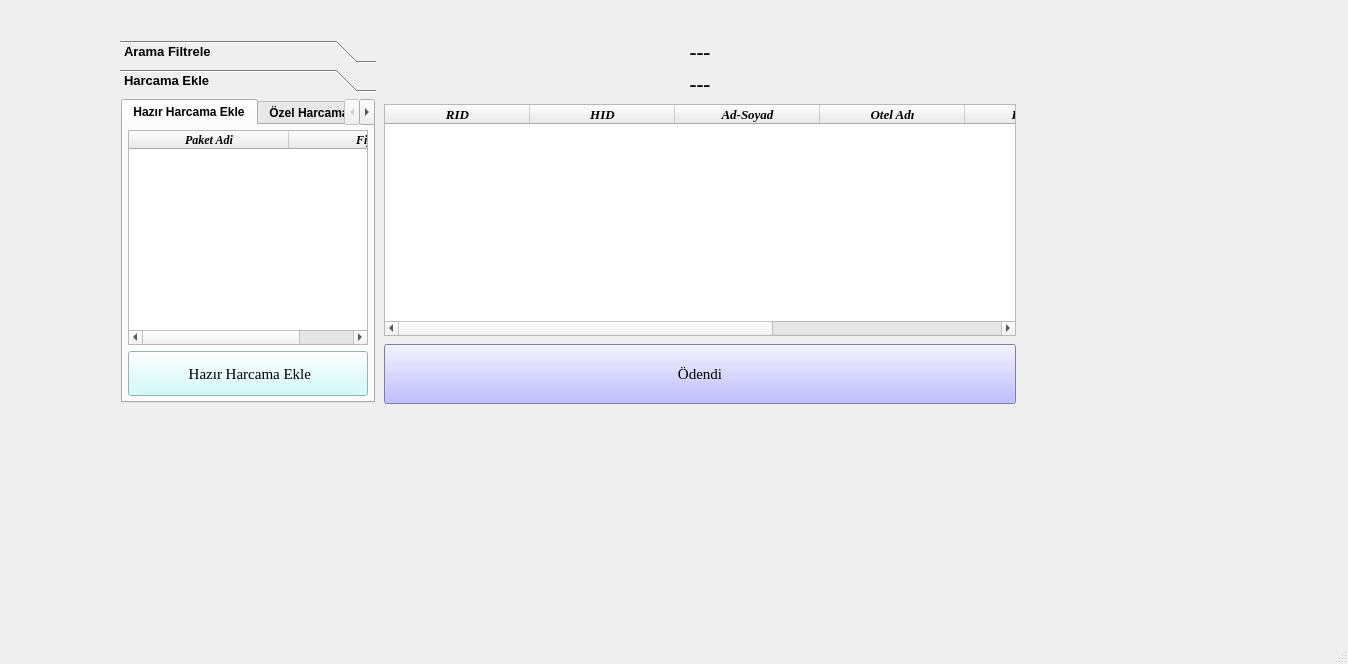
<?xml version="1.0" encoding="UTF-8"?>
<ui version="4.0">
 <class>hesap_MainWindow</class>
 <widget class="QMainWindow" name="hesap_MainWindow">
  <property name="geometry">
   <rect>
    <x>0</x>
    <y>0</y>
    <width>1348</width>
    <height>664</height>
   </rect>
  </property>
  <property name="windowTitle">
   <string>Hesap Ekranı</string>
  </property>
  <widget class="QWidget" name="centralwidget">
   <widget class="QWidget" name="">
    <property name="geometry">
     <rect>
      <x>120</x>
      <y>40</y>
      <width>896</width>
      <height>364</height>
     </rect>
    </property>
    <layout class="QHBoxLayout" name="horizontalLayout_2" stretch="17,42">
     <property name="spacing">
      <number>8</number>
     </property>
     <item>
      <widget class="QToolBox" name="toolBox">
       <property name="font">
        <font>
         <pointsize>10</pointsize>
         <weight>75</weight>
         <bold>true</bold>
        </font>
       </property>
       <property name="currentIndex">
        <number>1</number>
       </property>
       <widget class="QWidget" name="page">
        <property name="geometry">
         <rect>
          <x>0</x>
          <y>0</y>
          <width>255</width>
          <height>290</height>
         </rect>
        </property>
        <attribute name="label">
         <string>Arama Filtrele</string>
        </attribute>
        <layout class="QGridLayout" name="gridLayout_2">
         <property name="leftMargin">
          <number>1</number>
         </property>
         <property name="topMargin">
          <number>1</number>
         </property>
         <property name="rightMargin">
          <number>1</number>
         </property>
         <property name="bottomMargin">
          <number>1</number>
         </property>
         <item row="0" column="0">
          <widget class="QTabWidget" name="tabWidget_2">
           <property name="font">
            <font>
             <pointsize>9</pointsize>
             <weight>75</weight>
             <bold>true</bold>
            </font>
           </property>
           <property name="currentIndex">
            <number>1</number>
           </property>
           <widget class="QWidget" name="tab_4">
            <attribute name="title">
             <string>Otel </string>
            </attribute>
            <layout class="QVBoxLayout" name="verticalLayout_6">
             <property name="leftMargin">
              <number>5</number>
             </property>
             <property name="topMargin">
              <number>5</number>
             </property>
             <property name="rightMargin">
              <number>5</number>
             </property>
             <property name="bottomMargin">
              <number>5</number>
             </property>
             <item>
              <widget class="QComboBox" name="comboBox_otel">
               <property name="font">
                <font>
                 <pointsize>11</pointsize>
                </font>
               </property>
              </widget>
             </item>
            </layout>
           </widget>
           <widget class="QWidget" name="tab_3">
            <attribute name="title">
             <string>Aktivite</string>
            </attribute>
            <layout class="QVBoxLayout" name="verticalLayout_4">
             <property name="leftMargin">
              <number>5</number>
             </property>
             <property name="topMargin">
              <number>5</number>
             </property>
             <property name="rightMargin">
              <number>5</number>
             </property>
             <property name="bottomMargin">
              <number>5</number>
             </property>
             <item>
              <widget class="QComboBox" name="comboBox_aktivite">
               <property name="font">
                <font>
                 <pointsize>11</pointsize>
                </font>
               </property>
              </widget>
             </item>
            </layout>
           </widget>
          </widget>
         </item>
        </layout>
       </widget>
       <widget class="QWidget" name="page_2">
        <property name="geometry">
         <rect>
          <x>0</x>
          <y>0</y>
          <width>255</width>
          <height>290</height>
         </rect>
        </property>
        <attribute name="label">
         <string>Harcama Ekle</string>
        </attribute>
        <layout class="QGridLayout" name="gridLayout_3">
         <property name="leftMargin">
          <number>1</number>
         </property>
         <property name="topMargin">
          <number>1</number>
         </property>
         <property name="rightMargin">
          <number>1</number>
         </property>
         <property name="bottomMargin">
          <number>1</number>
         </property>
         <item row="0" column="0">
          <widget class="QTabWidget" name="tabWidget">
           <property name="minimumSize">
            <size>
             <width>140</width>
             <height>0</height>
            </size>
           </property>
           <property name="font">
            <font>
             <pointsize>9</pointsize>
             <weight>75</weight>
             <bold>true</bold>
            </font>
           </property>
           <property name="currentIndex">
            <number>0</number>
           </property>
           <widget class="QWidget" name="tab">
            <attribute name="title">
             <string>Hazır Harcama Ekle</string>
            </attribute>
            <layout class="QGridLayout" name="gridLayout_5">
             <property name="leftMargin">
              <number>5</number>
             </property>
             <property name="topMargin">
              <number>5</number>
             </property>
             <property name="rightMargin">
              <number>5</number>
             </property>
             <property name="bottomMargin">
              <number>5</number>
             </property>
             <item row="0" column="0">
              <layout class="QGridLayout" name="gridLayout">
               <item row="0" column="0">
                <widget class="QTableWidget" name="paketlerTablosu">
                 <property name="sizePolicy">
                  <sizepolicy hsizetype="Preferred" vsizetype="Preferred">
                   <horstretch>98</horstretch>
                   <verstretch>100</verstretch>
                  </sizepolicy>
                 </property>
                 <property name="minimumSize">
                  <size>
                   <width>140</width>
                   <height>0</height>
                  </size>
                 </property>
                 <property name="maximumSize">
                  <size>
                   <width>400</width>
                   <height>1677721</height>
                  </size>
                 </property>
                 <property name="font">
                  <font>
                   <family>Times New Roman</family>
                   <pointsize>9</pointsize>
                   <weight>75</weight>
                   <italic>true</italic>
                   <bold>true</bold>
                  </font>
                 </property>
                 <property name="editTriggers">
                  <set>QAbstractItemView::NoEditTriggers</set>
                 </property>
                 <property name="alternatingRowColors">
                  <bool>true</bool>
                 </property>
                 <property name="selectionMode">
                  <enum>QAbstractItemView::SingleSelection</enum>
                 </property>
                 <property name="selectionBehavior">
                  <enum>QAbstractItemView::SelectRows</enum>
                 </property>
                 <property name="verticalScrollMode">
                  <enum>QAbstractItemView::ScrollPerPixel</enum>
                 </property>
                 <property name="horizontalScrollMode">
                  <enum>QAbstractItemView::ScrollPerPixel</enum>
                 </property>
                 <property name="gridStyle">
                  <enum>Qt::NoPen</enum>
                 </property>
                 <property name="rowCount">
                  <number>0</number>
                 </property>
                 <property name="columnCount">
                  <number>2</number>
                 </property>
                 <attribute name="horizontalHeaderDefaultSectionSize">
                  <number>160</number>
                 </attribute>
                 <attribute name="horizontalHeaderShowSortIndicator" stdset="0">
                  <bool>false</bool>
                 </attribute>
                 <attribute name="horizontalHeaderStretchLastSection">
                  <bool>true</bool>
                 </attribute>
                 <attribute name="verticalHeaderVisible">
                  <bool>false</bool>
                 </attribute>
                 <attribute name="verticalHeaderDefaultSectionSize">
                  <number>25</number>
                 </attribute>
                 <attribute name="verticalHeaderMinimumSectionSize">
                  <number>20</number>
                 </attribute>
                 <attribute name="verticalHeaderStretchLastSection">
                  <bool>false</bool>
                 </attribute>
                 <column>
                  <property name="text">
                   <string>Paket Adi</string>
                  </property>
                 </column>
                 <column>
                  <property name="text">
                   <string>Fiyat</string>
                  </property>
                 </column>
                </widget>
               </item>
               <item row="1" column="0">
                <widget class="QPushButton" name="harcamaEkle_pushButton">
                 <property name="sizePolicy">
                  <sizepolicy hsizetype="Expanding" vsizetype="Fixed">
                   <horstretch>0</horstretch>
                   <verstretch>0</verstretch>
                  </sizepolicy>
                 </property>
                 <property name="minimumSize">
                  <size>
                   <width>120</width>
                   <height>45</height>
                  </size>
                 </property>
                 <property name="font">
                  <font>
                   <family>Times New Roman</family>
                   <pointsize>11</pointsize>
                  </font>
                 </property>
                 <property name="styleSheet">
                  <string notr="true">background-color:rgb(200, 250, 250)</string>
                 </property>
                 <property name="text">
                  <string> Hazır Harcama Ekle</string>
                 </property>
                </widget>
               </item>
              </layout>
             </item>
            </layout>
           </widget>
           <widget class="QWidget" name="tab_2">
            <attribute name="title">
             <string>Özel Harcama Ekle</string>
            </attribute>
            <layout class="QGridLayout" name="gridLayout_6">
             <property name="leftMargin">
              <number>5</number>
             </property>
             <property name="topMargin">
              <number>5</number>
             </property>
             <property name="rightMargin">
              <number>5</number>
             </property>
             <property name="bottomMargin">
              <number>5</number>
             </property>
             <item row="0" column="1">
              <layout class="QFormLayout" name="formLayout">
               <property name="horizontalSpacing">
                <number>10</number>
               </property>
               <property name="verticalSpacing">
                <number>10</number>
               </property>
               <item row="0" column="0">
                <widget class="QLabel" name="label_3">
                 <property name="font">
                  <font>
                   <family>Times New Roman</family>
                   <pointsize>10</pointsize>
                   <weight>75</weight>
                   <bold>true</bold>
                  </font>
                 </property>
                 <property name="text">
                  <string>Paket Adı :</string>
                 </property>
                 <property name="alignment">
                  <set>Qt::AlignCenter</set>
                 </property>
                </widget>
               </item>
               <item row="0" column="1">
                <widget class="QLineEdit" name="paketEkleadi_lineEdit">
                 <property name="sizePolicy">
                  <sizepolicy hsizetype="Expanding" vsizetype="Fixed">
                   <horstretch>0</horstretch>
                   <verstretch>0</verstretch>
                  </sizepolicy>
                 </property>
                 <property name="font">
                  <font>
                   <family>Times New Roman</family>
                   <pointsize>10</pointsize>
                   <weight>75</weight>
                   <bold>true</bold>
                  </font>
                 </property>
                 <property name="inputMask">
                  <string/>
                 </property>
                 <property name="maxLength">
                  <number>100</number>
                 </property>
                </widget>
               </item>
               <item row="1" column="0">
                <widget class="QLabel" name="label_4">
                 <property name="font">
                  <font>
                   <family>Times New Roman</family>
                   <pointsize>10</pointsize>
                   <weight>75</weight>
                   <bold>true</bold>
                  </font>
                 </property>
                 <property name="text">
                  <string>Fiyat:</string>
                 </property>
                 <property name="alignment">
                  <set>Qt::AlignCenter</set>
                 </property>
                </widget>
               </item>
               <item row="1" column="1">
                <widget class="QLineEdit" name="paketEklefiyat_lineEdit">
                 <property name="sizePolicy">
                  <sizepolicy hsizetype="Expanding" vsizetype="Fixed">
                   <horstretch>0</horstretch>
                   <verstretch>0</verstretch>
                  </sizepolicy>
                 </property>
                 <property name="font">
                  <font>
                   <family>Times New Roman</family>
                   <pointsize>10</pointsize>
                   <weight>75</weight>
                   <bold>true</bold>
                  </font>
                 </property>
                 <property name="inputMask">
                  <string/>
                 </property>
                 <property name="maxLength">
                  <number>15</number>
                 </property>
                </widget>
               </item>
              </layout>
             </item>
             <item row="1" column="1">
              <widget class="QPushButton" name="ozelharcamaEkle_pushButton">
               <property name="sizePolicy">
                <sizepolicy hsizetype="Expanding" vsizetype="Fixed">
                 <horstretch>0</horstretch>
                 <verstretch>0</verstretch>
                </sizepolicy>
               </property>
               <property name="minimumSize">
                <size>
                 <width>0</width>
                 <height>45</height>
                </size>
               </property>
               <property name="font">
                <font>
                 <family>Times New Roman</family>
                 <pointsize>11</pointsize>
                </font>
               </property>
               <property name="styleSheet">
                <string notr="true">background-color:rgb(200, 250, 250)</string>
               </property>
               <property name="text">
                <string>Harcama Ekle</string>
               </property>
              </widget>
             </item>
            </layout>
           </widget>
          </widget>
         </item>
        </layout>
       </widget>
      </widget>
     </item>
     <item>
      <layout class="QVBoxLayout" name="verticalLayout_3">
       <item>
        <layout class="QHBoxLayout" name="horizontalLayout_4">
         <item>
          <layout class="QVBoxLayout" name="verticalLayout_5">
           <item>
            <widget class="QLabel" name="Tarihbaslik_label">
             <property name="font">
              <font>
               <family>Times New Roman</family>
               <pointsize>16</pointsize>
               <weight>75</weight>
               <bold>true</bold>
              </font>
             </property>
             <property name="text">
              <string>---</string>
             </property>
             <property name="alignment">
              <set>Qt::AlignCenter</set>
             </property>
            </widget>
           </item>
           <item>
            <widget class="QLabel" name="baslik_label">
             <property name="sizePolicy">
              <sizepolicy hsizetype="Expanding" vsizetype="Fixed">
               <horstretch>0</horstretch>
               <verstretch>0</verstretch>
              </sizepolicy>
             </property>
             <property name="font">
              <font>
               <family>Times New Roman</family>
               <pointsize>16</pointsize>
               <weight>75</weight>
               <bold>true</bold>
              </font>
             </property>
             <property name="text">
              <string>---</string>
             </property>
             <property name="alignment">
              <set>Qt::AlignCenter</set>
             </property>
            </widget>
           </item>
          </layout>
         </item>
        </layout>
       </item>
       <item>
        <layout class="QVBoxLayout" name="verticalLayout">
         <item>
          <widget class="QTableWidget" name="hesaplarTablosu">
           <property name="sizePolicy">
            <sizepolicy hsizetype="Preferred" vsizetype="Expanding">
             <horstretch>98</horstretch>
             <verstretch>100</verstretch>
            </sizepolicy>
           </property>
           <property name="minimumSize">
            <size>
             <width>600</width>
             <height>0</height>
            </size>
           </property>
           <property name="maximumSize">
            <size>
             <width>1677721</width>
             <height>1677721</height>
            </size>
           </property>
           <property name="font">
            <font>
             <family>Times New Roman</family>
             <pointsize>10</pointsize>
             <weight>75</weight>
             <italic>true</italic>
             <bold>true</bold>
            </font>
           </property>
           <property name="editTriggers">
            <set>QAbstractItemView::NoEditTriggers</set>
           </property>
           <property name="alternatingRowColors">
            <bool>true</bool>
           </property>
           <property name="selectionMode">
            <enum>QAbstractItemView::SingleSelection</enum>
           </property>
           <property name="selectionBehavior">
            <enum>QAbstractItemView::SelectRows</enum>
           </property>
           <property name="verticalScrollMode">
            <enum>QAbstractItemView::ScrollPerPixel</enum>
           </property>
           <property name="horizontalScrollMode">
            <enum>QAbstractItemView::ScrollPerPixel</enum>
           </property>
           <property name="gridStyle">
            <enum>Qt::NoPen</enum>
           </property>
           <property name="rowCount">
            <number>0</number>
           </property>
           <property name="columnCount">
            <number>7</number>
           </property>
           <attribute name="horizontalHeaderDefaultSectionSize">
            <number>145</number>
           </attribute>
           <attribute name="horizontalHeaderShowSortIndicator" stdset="0">
            <bool>false</bool>
           </attribute>
           <attribute name="horizontalHeaderStretchLastSection">
            <bool>true</bool>
           </attribute>
           <attribute name="verticalHeaderVisible">
            <bool>false</bool>
           </attribute>
           <attribute name="verticalHeaderDefaultSectionSize">
            <number>35</number>
           </attribute>
           <attribute name="verticalHeaderMinimumSectionSize">
            <number>25</number>
           </attribute>
           <attribute name="verticalHeaderStretchLastSection">
            <bool>false</bool>
           </attribute>
           <column>
            <property name="text">
             <string>RID</string>
            </property>
           </column>
           <column>
            <property name="text">
             <string>HID</string>
            </property>
           </column>
           <column>
            <property name="text">
             <string>Ad-Soyad</string>
            </property>
           </column>
           <column>
            <property name="text">
             <string>Otel Adı</string>
            </property>
           </column>
           <column>
            <property name="text">
             <string>Paket Adı</string>
            </property>
           </column>
           <column>
            <property name="text">
             <string>Tutar</string>
            </property>
           </column>
           <column>
            <property name="text">
             <string>Ödendi</string>
            </property>
           </column>
          </widget>
         </item>
         <item>
          <layout class="QHBoxLayout" name="horizontalLayout_3">
           <item>
            <widget class="QPushButton" name="odendi_pushButton">
             <property name="sizePolicy">
              <sizepolicy hsizetype="Minimum" vsizetype="Fixed">
               <horstretch>0</horstretch>
               <verstretch>0</verstretch>
              </sizepolicy>
             </property>
             <property name="minimumSize">
              <size>
               <width>0</width>
               <height>60</height>
              </size>
             </property>
             <property name="font">
              <font>
               <family>Times New Roman</family>
               <pointsize>11</pointsize>
              </font>
             </property>
             <property name="styleSheet">
              <string notr="true">background-color:rgb(170, 170, 255)</string>
             </property>
             <property name="text">
              <string>Ödendi</string>
             </property>
            </widget>
           </item>
          </layout>
         </item>
        </layout>
       </item>
      </layout>
     </item>
    </layout>
   </widget>
  </widget>
  <widget class="QMenuBar" name="menubar">
   <property name="geometry">
    <rect>
     <x>0</x>
     <y>0</y>
     <width>1348</width>
     <height>26</height>
    </rect>
   </property>
  </widget>
  <widget class="QStatusBar" name="statusbar"/>
 </widget>
 <resources/>
 <connections/>
</ui>
